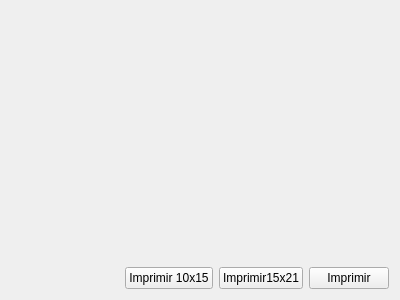
<?xml version="1.0" encoding="UTF-8"?>
<ui version="4.0">
 <class>Galeria</class>
 <widget class="QWidget" name="Galeria">
  <property name="geometry">
   <rect>
    <x>0</x>
    <y>0</y>
    <width>400</width>
    <height>300</height>
   </rect>
  </property>
  <property name="windowTitle">
   <string>Form</string>
  </property>
  <layout class="QGridLayout" name="gridLayout">
   <item row="1" column="3">
    <widget class="QPushButton" name="pbImprimir">
     <property name="text">
      <string>Imprimir</string>
     </property>
    </widget>
   </item>
   <item row="1" column="0">
    <spacer name="horizontalSpacer">
     <property name="orientation">
      <enum>Qt::Horizontal</enum>
     </property>
     <property name="sizeHint" stdset="0">
      <size>
       <width>40</width>
       <height>20</height>
      </size>
     </property>
    </spacer>
   </item>
   <item row="0" column="3">
    <spacer name="verticalSpacer">
     <property name="orientation">
      <enum>Qt::Vertical</enum>
     </property>
     <property name="sizeHint" stdset="0">
      <size>
       <width>20</width>
       <height>40</height>
      </size>
     </property>
    </spacer>
   </item>
   <item row="1" column="1">
    <widget class="QPushButton" name="pbImprimir10x15">
     <property name="text">
      <string>Imprimir 10x15</string>
     </property>
    </widget>
   </item>
   <item row="1" column="2">
    <widget class="QPushButton" name="pbImprimir15x21">
     <property name="text">
      <string>Imprimir15x21</string>
     </property>
    </widget>
   </item>
  </layout>
 </widget>
 <resources/>
 <connections/>
</ui>
